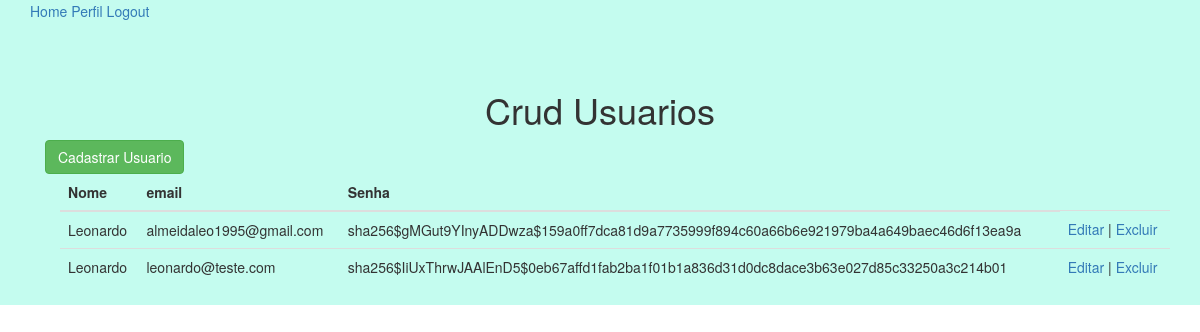
Screenshot of /usuarios/view (signed in) with the database file from the repository.
### models.py (models this page shows)
class User(UserMixin, db.Model):
    id = db.Column(db.Integer, primary_key=True) # primary keys are required by SQLAlchemy
    email = db.Column(db.String(100), unique=True)
    password = db.Column(db.String(100))
    name = db.Column(db.String(1000))

### mod_usuarios/usuarios.py (the view)
@bp_usuarios.route("/view")
def formUsuario():
    user = User.query.all()
    return render_template("formUsuario.html",user=user)

### mod_usuarios/templates/formUsuario.html (shortened to what this page needs)
{% extends "modelo.html" %}
{% block content %}
<h1 style="text-align: center;">Crud Usuarios</h1>
<div class="container">
    <div>
        <a href="{{ url_for('usuarios.addUsuario') }}" style="text-align: center;">
            <input type="button" value="Cadastrar Usuario" class="btn btn-success">
        </a>
        <div class="col-xs-12">
            <table class="table">
                <thead>
                <tr>
                    <th>Nome</th>
                    <th>email</th>
                    <th>Senha</th>
                </tr>
                </thead>
                <tbody>
                {% for e in user %}
                <tr>
                    <td>{{e.name}}</td>
                    <td>{{e.email}}</td>
                    <td>{{e.password}}</td>
                    <td>
                        <a href="{{ url_for('usuarios.edit', id = e.id) }}">Editar</a> |
                        <a href="{{ url_for('usuarios.delete', id = e.id) }}">Excluir</a>
                    </td>
                </tr>
                {% endfor %}
                </tbody>
            </table>
        </div>
    </div>
</div>
{% endblock %}

### rows the page displays
User: name "Leonardo", email "almeidaleo1995@gmail.com", password "sha256$gMGut9YInyADDwza$159a0ff7dca81d9a7735999f894c60a66b6e921979ba4a649baec46d6f13ea9a"
User: name "Leonardo", email "leonardo@teste.com", password "sha256$IiUxThrwJAAlEnD5$0eb67affd1fab2ba1f01b1a836d31d0dc8dace3b63e027d85c33250a3c214b01"
